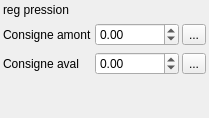
             <widget class="QWidget" name="REG">
              <layout class="QGridLayout" name="gridLayout_7">
               <property name="leftMargin">
                <number>3</number>
               </property>
               <property name="topMargin">
                <number>3</number>
               </property>
               <property name="rightMargin">
                <number>3</number>
               </property>
               <property name="bottomMargin">
                <number>3</number>
               </property>
               <property name="horizontalSpacing">
                <number>3</number>
               </property>
               <item row="2" column="1">
                <widget class="QDoubleSpinBox" name="doubleSpinBox_cons_av">
                 <property name="minimum">
                  <double>-1.000000000000000</double>
                 </property>
                 <property name="maximum">
                  <double>999999.000000000000000</double>
                 </property>
                </widget>
               </item>
               <item row="1" column="0">
                <widget class="QLabel" name="label_17">
                 <property name="text">
                  <string>Consigne amont</string>
                 </property>
                </widget>
               </item>
               <item row="0" column="0">
                <widget class="QLabel" name="label_16">
                 <property name="text">
                  <string>reg pression</string>
                 </property>
                </widget>
               </item>
               <item row="1" column="1">
                <widget class="QDoubleSpinBox" name="doubleSpinBox_cons_am">
                 <property name="minimum">
                  <double>-1.000000000000000</double>
                 </property>
                 <property name="maximum">
                  <double>999999.000000000000000</double>
                 </property>
                </widget>
               </item>
               <item row="1" column="2">
                <widget class="QToolButton" name="toolButton_cons_am">
                 <property name="text">
                  <string>...</string>
                 </property>
                </widget>
               </item>
               <item row="2" column="2">
                <widget class="QToolButton" name="toolButton_cons_av">
                 <property name="text">
                  <string>...</string>
                 </property>
                </widget>
               </item>
               <item row="2" column="0">
                <widget class="QLabel" name="label_18">
                 <property name="text">
                  <string>Consigne aval</string>
                 </property>
                </widget>
               </item>
               <item row="3" column="1">
                <spacer name="verticalSpacer_5">
                 <property name="orientation">
                  <enum>Qt::Vertical</enum>
                 </property>
                 <property name="sizeHint" stdset="0">
                  <size>
                   <width>20</width>
                   <height>40</height>
                  </size>
                 </property>
                </spacer>
               </item>
              </layout>
             </widget>
